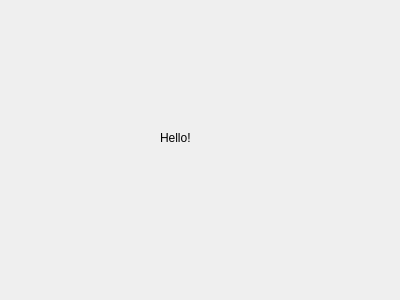
<?xml version="1.0" encoding="UTF-8"?>
<ui version="4.0">
 <class>MainWindow</class>
 <widget class="QMainWindow" name="MainWindow">
  <property name="geometry">
   <rect>
    <x>0</x>
    <y>0</y>
    <width>400</width>
    <height>300</height>
   </rect>
  </property>
  <property name="windowTitle">
   <string>Todo</string>
  </property>
  <widget class="QWidget" name="centralWidget">
   <widget class="QLabel" name="statusLabel">
    <property name="geometry">
     <rect>
      <x>160</x>
      <y>130</y>
      <width>36</width>
      <height>16</height>
     </rect>
    </property>
    <property name="text">
     <string>Hello!</string>
    </property>
   </widget>
  </widget>
 </widget>
 <layoutdefault spacing="6" margin="11"/>
 <resources/>
 <connections/>
</ui>
